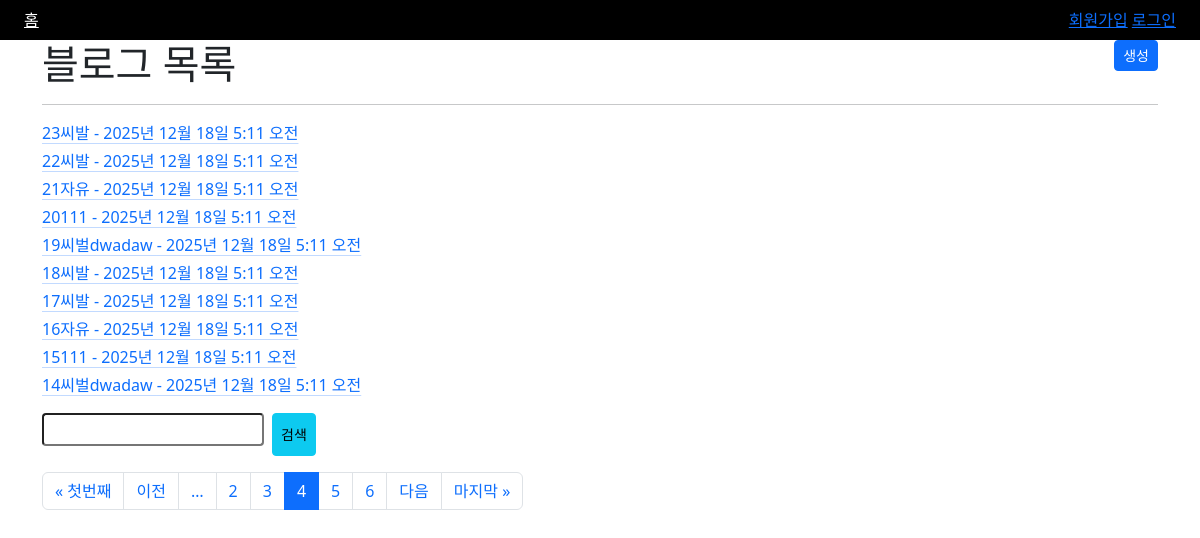
/?page=4, run on the app's committed database.
### blog/models.py (models this page shows, shortened)
class Blog(TimestampModel):
    CATEGORY_CHOICES = (
        ('free', '자유'),
        ('travel', '여행'),
        ('cat', '고양이'),
        ('dog', '강아지'),
    )
    category = models.CharField('카테고리', max_length=10, choices=CATEGORY_CHOICES)
    title = models.CharField('제목', max_length=100)
    content = models.TextField('본문')
    author = models.ForeignKey(User, on_delete=models.CASCADE)
    class Meta:
        verbose_name = '블로그'
        verbose_name_plural = '블로그 목록'

### blog/cb_views.py (the view)
# urls.py: path('', cb_views.BlogListView.as_view(), name='list'),
class BlogListView(ListView):
    queryset = Blog.objects.all()
    template_name = 'blog_list.html'
    paginate_by = 10
    ordering = ('-id', )
    def get_queryset(self):
        queryset = super().get_queryset()
        q = self.request.GET.get('q')
        if q:
            queryset = queryset.filter(
                Q(title__icontains=q)  |
                Q(content__icontains=q)
            )
        return queryset

### templates/blog_list.html
{% extends 'base.html' %}
{% block content %}
    <div class="nt-2">
        <h1 class="d-inline"> 블로그 목록 {{ count }}</h1>
        <a href='{% url 'blog:create' %}' class="float-end btn btn-sm btn-primary">생성</a>
    </div>
    <hr>
    {% for blog in object_list %}
        <div class="my-1">
          <a href="{% url 'blog:detail' blog.pk %}" class="link-primary link-offset-2 link-underline-opacity-25 link-underline-opacity-100-hover">
              {{ blog.pk }}{{ blog.title }} - {{ blog.created_at }}
          </a>
        </div>
    {% endfor %}
    <form method="get" class="my-3 d-flex">
        <input class="form-control-sm" name="q" type="text" style="margin-bottom: 10px;" value="{% if request.GET.q %}{{ request.GET.q }}{% endif %}">
        <button class="btn btn-sm btn-info ms-2">검색</button>
    </form>
    {% include 'pagination.html' %}
{% endblock %}

### data on the page
Blog: pk "23", title "씨발", created_at "2025년 12월 18일 5:11 오전"
Blog: pk "22", title "씨발", created_at "2025년 12월 18일 5:11 오전"
Blog: pk "21", title "자유", created_at "2025년 12월 18일 5:11 오전"
Blog: pk "20", title "111", created_at "2025년 12월 18일 5:11 오전"
Blog: pk "19", title "씨벌dwadaw", created_at "2025년 12월 18일 5:11 오전"
Blog: pk "18", title "씨발", created_at "2025년 12월 18일 5:11 오전"
Blog: pk "17", title "씨발", created_at "2025년 12월 18일 5:11 오전"
Blog: pk "16", title "자유", created_at "2025년 12월 18일 5:11 오전"
Blog: pk "15", title "111", created_at "2025년 12월 18일 5:11 오전"
Blog: pk "14", title "씨벌dwadaw", created_at "2025년 12월 18일 5:11 오전"

### other printed values
{{ i }} "2" "3" "5" "6"
{{ i }} "4"
